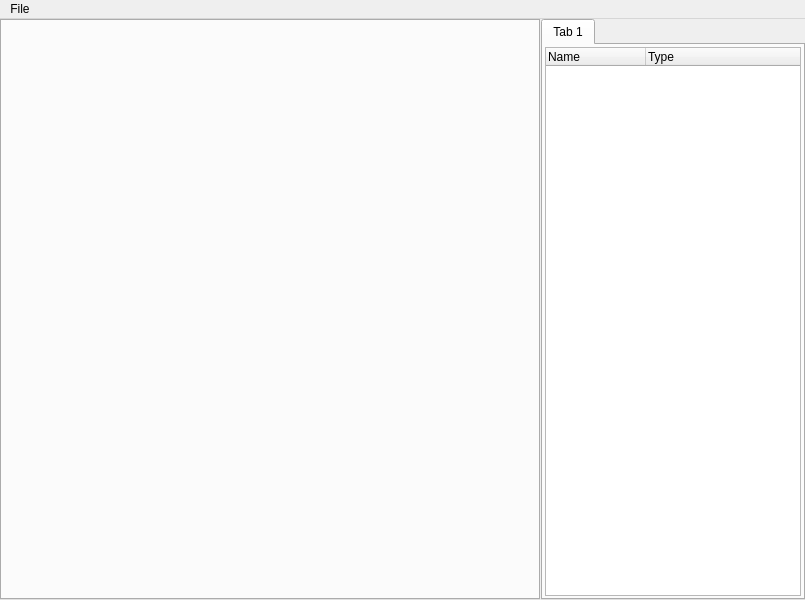
<?xml version="1.0" encoding="UTF-8"?>
<ui version="4.0">
 <class>MainWindow</class>
 <widget class="QMainWindow" name="MainWindow">
  <property name="geometry">
   <rect>
    <x>0</x>
    <y>0</y>
    <width>805</width>
    <height>600</height>
   </rect>
  </property>
  <property name="windowTitle">
   <string>MainWindow</string>
  </property>
  <widget class="QWidget" name="centralwidget">
   <property name="sizePolicy">
    <sizepolicy hsizetype="Preferred" vsizetype="Preferred">
     <horstretch>0</horstretch>
     <verstretch>0</verstretch>
    </sizepolicy>
   </property>
   <layout class="QGridLayout" name="gridLayout">
    <property name="leftMargin">
     <number>0</number>
    </property>
    <property name="topMargin">
     <number>0</number>
    </property>
    <property name="rightMargin">
     <number>0</number>
    </property>
    <property name="bottomMargin">
     <number>0</number>
    </property>
    <item row="0" column="0">
     <widget class="QSplitter" name="splitter">
      <property name="sizePolicy">
       <sizepolicy hsizetype="Expanding" vsizetype="Preferred">
        <horstretch>0</horstretch>
        <verstretch>0</verstretch>
       </sizepolicy>
      </property>
      <property name="minimumSize">
       <size>
        <width>0</width>
        <height>0</height>
       </size>
      </property>
      <property name="frameShape">
       <enum>QFrame::NoFrame</enum>
      </property>
      <property name="lineWidth">
       <number>1</number>
      </property>
      <property name="orientation">
       <enum>Qt::Horizontal</enum>
      </property>
      <property name="opaqueResize">
       <bool>true</bool>
      </property>
      <property name="handleWidth">
       <number>1</number>
      </property>
      <property name="childrenCollapsible">
       <bool>true</bool>
      </property>
      <widget class="QTabWidget" name="scenes">
       <property name="enabled">
        <bool>true</bool>
       </property>
       <property name="sizePolicy">
        <sizepolicy hsizetype="Maximum" vsizetype="Maximum">
         <horstretch>1</horstretch>
         <verstretch>0</verstretch>
        </sizepolicy>
       </property>
       <property name="minimumSize">
        <size>
         <width>0</width>
         <height>0</height>
        </size>
       </property>
       <property name="baseSize">
        <size>
         <width>0</width>
         <height>0</height>
        </size>
       </property>
       <property name="contextMenuPolicy">
        <enum>Qt::DefaultContextMenu</enum>
       </property>
       <property name="acceptDrops">
        <bool>false</bool>
       </property>
       <property name="tabPosition">
        <enum>QTabWidget::North</enum>
       </property>
       <property name="currentIndex">
        <number>-1</number>
       </property>
       <property name="elideMode">
        <enum>Qt::ElideRight</enum>
       </property>
       <property name="documentMode">
        <bool>false</bool>
       </property>
       <property name="tabsClosable">
        <bool>true</bool>
       </property>
       <property name="movable">
        <bool>false</bool>
       </property>
       <property name="tabBarAutoHide">
        <bool>false</bool>
       </property>
      </widget>
      <widget class="QTabWidget" name="tabWidget">
       <property name="currentIndex">
        <number>0</number>
       </property>
       <widget class="QWidget" name="tab">
        <attribute name="title">
         <string>Tab 1</string>
        </attribute>
        <layout class="QVBoxLayout" name="verticalLayout">
         <property name="leftMargin">
          <number>2</number>
         </property>
         <property name="topMargin">
          <number>2</number>
         </property>
         <property name="rightMargin">
          <number>2</number>
         </property>
         <property name="bottomMargin">
          <number>2</number>
         </property>
         <item>
          <widget class="QTreeWidget" name="outliner">
           <column>
            <property name="text">
             <string>Name</string>
            </property>
           </column>
           <column>
            <property name="text">
             <string>Type</string>
            </property>
           </column>
          </widget>
         </item>
        </layout>
       </widget>
      </widget>
     </widget>
    </item>
   </layout>
  </widget>
  <widget class="QMenuBar" name="menubar">
   <property name="geometry">
    <rect>
     <x>0</x>
     <y>0</y>
     <width>805</width>
     <height>22</height>
    </rect>
   </property>
   <widget class="QMenu" name="menufile">
    <property name="title">
     <string>File</string>
    </property>
   </widget>
   <addaction name="menufile"/>
  </widget>
 </widget>
 <resources/>
 <connections/>
</ui>
